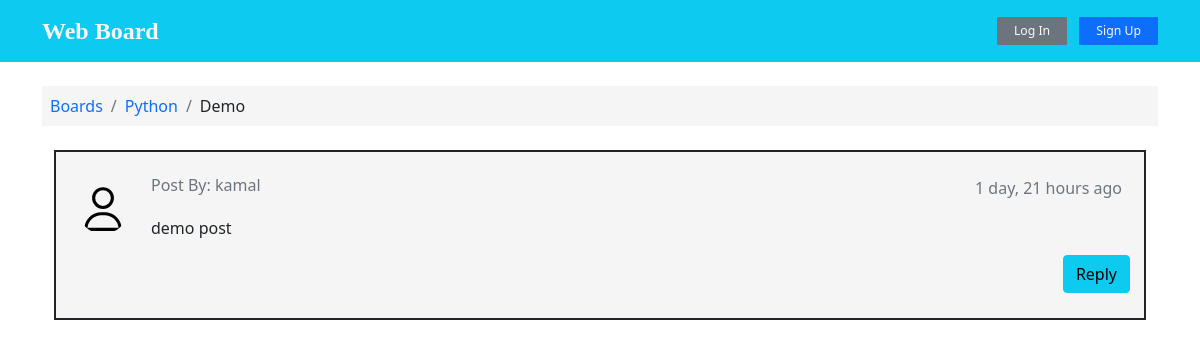
Page /Python/Demo/50/post/ on the earlier database version.
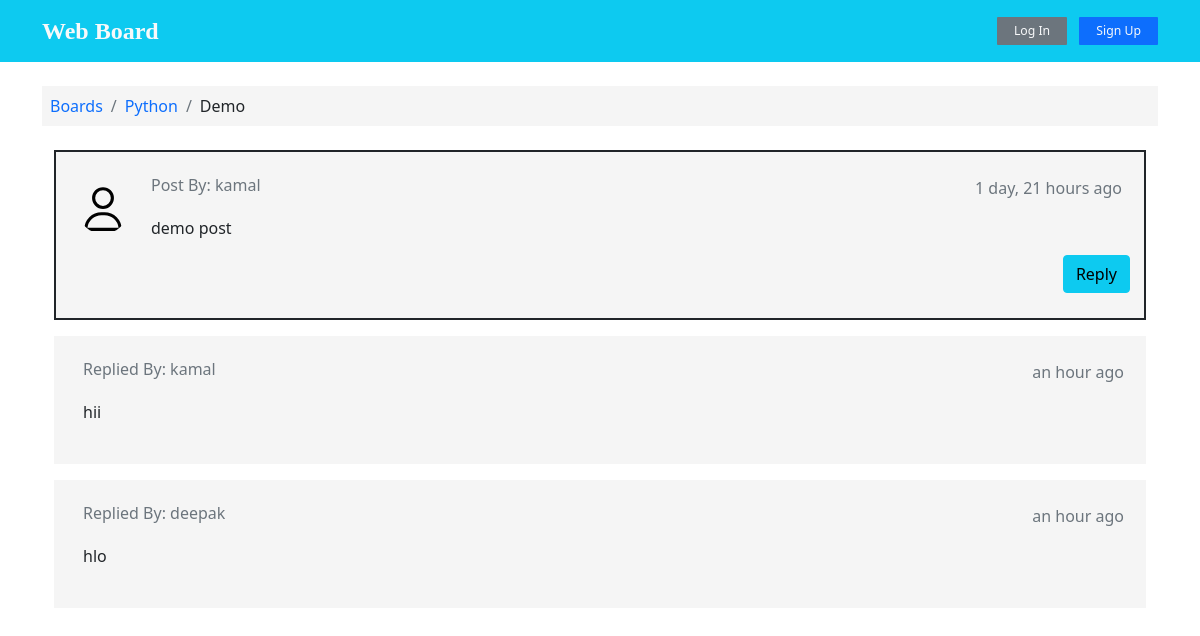
Same page on the later database version.
### boards/models.py (models this page shows, shortened)
class Post(models.Model):
    message = models.TextField(max_length=250)
    topic = models.ForeignKey(Topic, on_delete=models.CASCADE, related_name='post_topic')
    created_at = models.DateTimeField(auto_now_add=True)
    updated_at = models.DateTimeField(null=True)
    created_by = models.ForeignKey(User, on_delete= models.CASCADE, related_name='post')
    updated_by = models.ForeignKey(User, on_delete= models.CASCADE,null=True, related_name='+' )

### boards/views.py (the view)
# urls.py: url(r'^delete-post/(?P<id>\d+)$', views.delete_post, name='delete-post'),
def post(request, board_name, topic_subject, topic_pk):
    topic = Topic.objects.get(pk=topic_pk)
    post = Post.objects.filter(topic__pk=topic_pk)
    post_form = PostForm()
    ctx = {'topic': topic,'post':post, 'post_form':post_form, 'login_form':loginform, 'signup_form': signupform}
    return render(request, 'topic_post.html', ctx )

### boards/models.py (called while the page is built)
    def __str__(self):
        return self.name

### templates/topic_post.html (shortened to what this page needs)
{% extends 'base.html' %}
{% load static %}
{% load custom_tags %}
{% load humanize %}
{% block head %}
<link rel="stylesheet" href="{% static 'css/index.css' %}">
{% endblock %}
{% block content %}
<div class="container">
  <ol class="breadcrumb my-4 p-2" style="background-color: whitesmoke;" >
    <li class="breadcrumb-item"> <a class="text-decoration-none" href="{% url 'boards:home' %}"> Boards</a></li>
    <li class="breadcrumb-item "> <a class="text-decoration-none" href="{% url 'boards:topic-list' topic.board %}">{{topic.board}}</a></li>
    <li class="breadcrumb-item">{{topic.subject}}</li>
  </ol>
{% for item in topic.post_topic.all %}
<div class="container mb-3" {% if not forloop.first %} id='reply' {% endif %} >
      <div class="card {% if forloop.first %} border border-2 border-dark {% endif %} ">
          <div class="comment-widgets mb-0 ">
              <div class="d-flex flex-row comment-row m-t-0">
                {% if forloop.first %}
                  <div class="p-2"><img src="{% static 'images/avatar.svg' %}" alt="user" width="50" class="rounded-circle"></div>
                  {% endif %}
                  <div class="comment-text w-100">
                    <div class='d-flex justify-content-between'>
                      <h6 class="font-medium text-muted">{% if forloop.first %} Post By: {% else %}Replied By: {% endif %} {{ item.created_by }}</h6>
                      <p class="text-muted text-end mx-2">{{ item.created_at|naturaltime }}</p>
                    </div>
                      <span class="m-b-15 d-block">{{ item.message }}</span>
                      <div class="text-end">
                      {% if forloop.first %}
                        {% if user.is_authenticated %}
                        <button type="button" class="btn btn-info border-0" data-bs-toggle="modal" data-bs-target="#replytopic">Reply</button>
                        {% else %}
                        <button type="button"  data-bs-toggle="modal" data-bs-target="#login"  class="btn btn-info">Reply</button>
                        {% endif %}
                      {% endif %}
                      </div>
                  </div>
              </div>
          </div>
      </div>
 </div>
{% endfor %}
</div>
{% endblock %}

Differences in the rows shown:
added Post: shows "Replied By:", created_by "kamal", created_at "an hour ago", message "hii"
added Post: shows "Replied By:", created_by "deepak", created_at "an hour ago", message "hlo"
